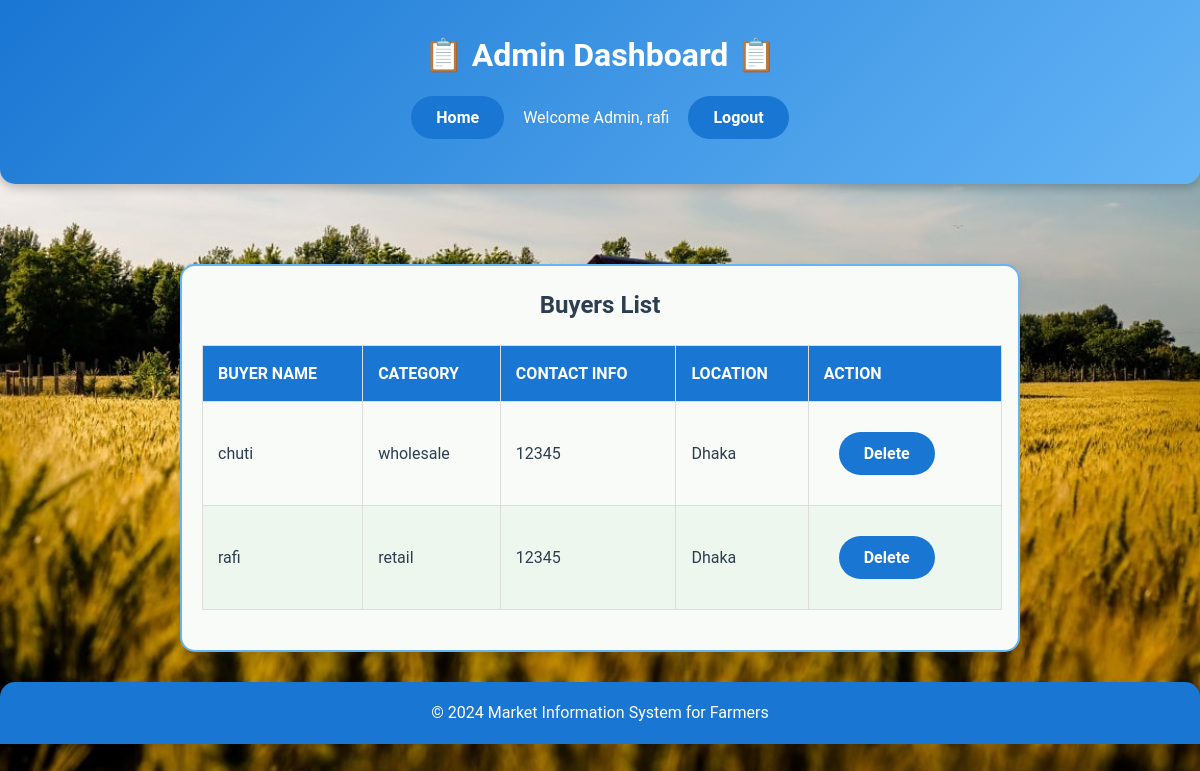
Screenshot of /buyers_table.php (signed in) with the database file from the repository.
### tables this page shows
CREATE TABLE `buyers` (
  `id` int(11) NOT NULL,
  `name` varchar(100) NOT NULL,
  `email` varchar(255) NOT NULL,
  `category` varchar(50) NOT NULL,
  `contact_info` varchar(100) NOT NULL,
  `location` varchar(150) NOT NULL,
  `created_at` timestamp NOT NULL DEFAULT current_timestamp(),
  `password` varchar(255) NOT NULL
);

### buyers_table.php (the view, shortened to what this page needs)
<?php
require 'db_config.php';
$user_name = $_SESSION['name'];
$sql_buyers = "SELECT id, name, category, contact_info, location FROM buyers";
$result_buyers = $conn->query($sql_buyers);
?>
<!DOCTYPE html>
<html lang="en">
<head>
    <link rel="stylesheet" href="admin_style.css">
</head>
<body>
    <header class="header">
        <div class="header-left">
            <h1>📋 Admin Dashboard 📋</h1>
        </div>
        <div class="header-right">
            <button type="button" onclick="location.href='admin_dashboard.php'">Home</button>
            <span>Welcome Admin, <?php echo $user_name ?></span>
            <a href="logout.php">
                <button type="button">Logout</button>
            </a>
        </div>
    </header>
    <main class="dashboard">
        <section>
            <h2 class="text-success text-center">Buyers List</h2>
            <div class="table-responsive">
                <table class="table table-bordered table-striped">
                    <thead>
                        <tr>
                            <th>Buyer Name</th>
                            <th>Category</th>
                            <th>Contact Info</th>
                            <th>Location</th>
                            <th>Action</th>
                        </tr>
                    </thead>
                    <tbody>
                        <?php
                        if ($result_buyers && $result_buyers->num_rows > 0) {
                            while ($row = $result_buyers->fetch_assoc()) {
                                echo "<tr>";
                                echo "<form method='POST' action=''>";
                                echo "<td>" . htmlspecialchars($row['name']) . "</td>";
                                echo "<td>" . htmlspecialchars($row['category']) . "</td>";
                                echo "<td>" . htmlspecialchars($row['contact_info']) . "</td>";
                                echo "<td>" . htmlspecialchars($row['location']) . "</td>";
                                echo "<td>
                                            <input type='hidden' name='buyer_id' value='" . htmlspecialchars($row['id']) . "'>
                                            <button type='submit' name='delete_buyer' class='btn btn-danger' onclick=\"return confirm('Are you sure you want to delete this buyer?');\">Delete</button>
                                      </td>";
                                echo "</form>";
                                echo "</tr>";
                            }
                        } else {
                            echo "<tr><td colspan='5' class='text-center'>No buyers found</td></tr>";
                        }
                        ?>
                    </tbody>
                </table>
            </div>
        </section>
    </main>
    <footer class="text-center p-3 bg-success text-white mt-0">
        <p>&copy; 2024 Market Information System for Farmers</p>
    </footer>
</body>
</html>

### admin_style.css (style rules this page uses)
* { margin: 0; padding: 0; box-sizing: border-box; font-family: 'Roboto', sans-serif; }
body { background: url('farm-background.jpg') no-repeat center center fixed; background-size: cover; color: #2c3e50; line-height: 1.6; font-size: 16px; overflow-x: hidden; }
header { background: linear-gradient(135deg, #1976D2, #64B5F6); color: #fff; padding: 30px 20px; text-align: center; border-radius: 0 0 15px 15px; box-shadow: 0 4px 10px rgba(0, 0, 0, 0.2); }
footer { background: #1976D2; color: #fff; text-align: center; padding: 18px 0; margin-top: 30px; border-radius: 15px 15px 0 0; }
section { margin: 20px auto; padding: 20px; width: 70%; max-width: 1400px; background: #f8fbf8; border: 2px solid #64B5F6; border-radius: 15px; box-shadow: 0 4px 10px rgba(0, 0, 0, 0.1); transition: transform 0.3s ease; overflow-x: auto; }
section h2 { text-align: center; margin-bottom: 15px; color: #2c3e50; }
table { width: 100%; border-collapse: collapse; margin: 20px 0; text-align: left; min-width: 800px; }
table th, table td { padding: 15px; border: 1px solid #ddd; }
table th { background: #1976D2; color: #fff; text-transform: uppercase; }
table tr:nth-child(even) { background: #eef7ee; }
button { background: #1976D2; color: #fff; border: none; padding: 12px 25px; margin: 15px; border-radius: 25px; cursor: pointer; font-size: 16px; font-weight: bold; transition: background 0.3s ease, transform 0.3s ease; }
form { padding: 20px; background: #f8fbf8; border: 2px solid #42A5F5; border-radius: 15px; box-shadow: 0 4px 10px rgba(0, 0, 0, 0.1); }
main.dashboard { padding-top: 60px; }
form { max-width: 600px; margin: 0 auto; padding: 20px; background-color: #f8fbf8; border: 2px solid #64B5F6; border-radius: 15px; box-shadow: 0 4px 10px rgba(0, 0, 0, 0.1); }

### rows the page displays
buyers: name "chuti", category "wholesale", contact_info "12345", location "Dhaka"
buyers: name "rafi", category "retail", contact_info "12345", location "Dhaka"

### other values shown
$user_name "rafi"
